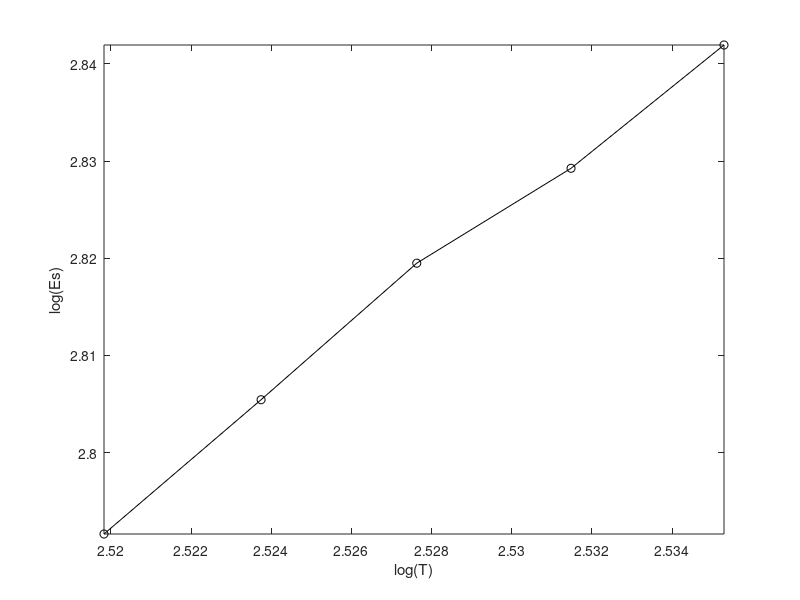

Write the MATLAB code that produced this figure.
x=[331,334,337,340,343]
y=[618.9182,638.9182,659.9182,674.9182,694.9182]
% loglog(x,y);
plot(log10(x),log10(y),'-ok')
xlim([log10(x(1)) log10(x(length(x)))])
ylim([log10(y(1)) log10(y(length(y)))])
xlabel('log(T)');
ylabel('log(Es)')